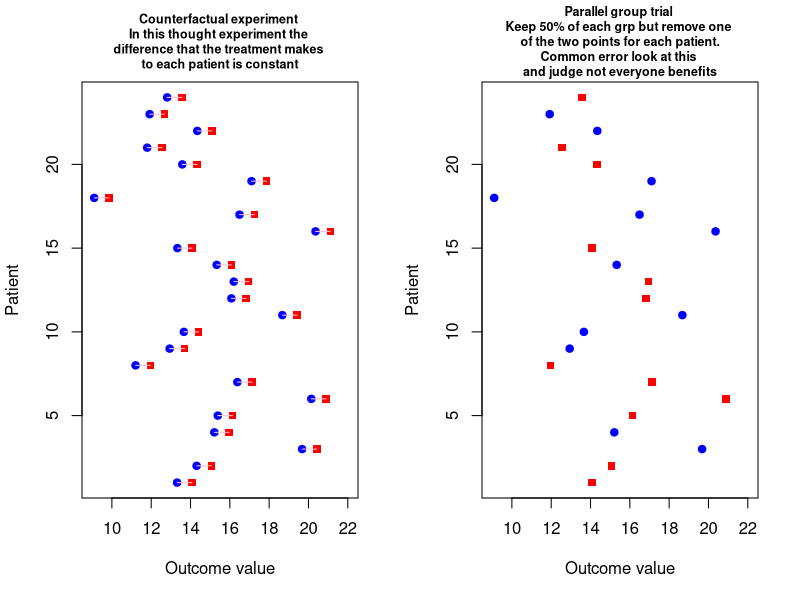

The R script that drew this image:
#Senn individual therapy

##odds ratio, reconstructing
pla<-.098*3837
trt<-.072*3837
pla.n<-(1-.098)*3837
trt.n<-(1-.072)*3837
(trt*pla.n)/(pla*trt.n)

#table 3, reconstructing
M<-as.table(rbind(c(2113, 1297),c((2113/85.2*100)-2113,
                                  (1297/95.6*100)-1297)))
dimnames(M) <- list(race = c("white","black"),
party = c("Dominant","Divergent"))
M
chisq.test(M)

M<-as.table(rbind(c(1099, 509),c((1099/44.3*100)-1099,
                                (509/37.5*100)-509)))
dimnames(M) <- list(race = c("MI","noMI"),
                    party = c("Dominant","Divergent"))
M
chisq.test(M)


M<-as.table(rbind(c(249, 102),c((249/10.2*100)-249,
                                  (102/7.6*100)-102)))
dimnames(M) <- list(race = c("CHF","noCHF"),
                    party = c("Dominant","Divergent"))
M
chisq.test(M)
###
##Stephen Senn responders
##http://errorstatistics.com/2014/07/26/s-senn-responder-despondency-myths-of-personalized-medicine-guest-post/
n<-24
set.seed(123)
x<-rnorm(n, 15, 3)
y<-x+rnorm(1,2,2)
id<-sort(rep( seq(1:n),1))
df<-as.data.frame(cbind(id,x, y))

#for plotting limits
l<-floor(min(x,y))
u<-ceiling(max(x,y))
grp1<-15
grp2<-19

#start plotting side by side
par(mfrow=c(1,2))
plot(id ~ x, main="Counterfactual experiment \nIn this thought experiment the \ndifference that the treatment makes \nto each patient is constant",  
     cex.main=.75,
     xlab="Outcome value", ylab="Patient", 
     col='blue'  , pch = grp2,    
       data=df , xlim=c(l,u)
)
points(id ~ y, col='red', pch = grp1)
#join up points
z<-seq(1,n, by=1)  
for(i in 1:length(z)) {
  q<-c(df$x[i], df$y[i])  
  segments( q[1],i, q[2], i, col='pink')
}
# Now the parallel group trial 
# randomly erasing one of the two points for each patient 
# on the left hand pane
# but keeping even no. on placebo and treatment
df1<-df

  j<-sample(id,length(id)/2, replace=F)
  k<-id[!id %in% j]
  df1$x[j]<-NA
  df1$y[k]<-NA

# for(i in 1:length(z)) {
#   ifelse(rbinom(1,1,0.5)==1, df1$x[i]<-NA, df1$y[i]<-NA)  
# }

plot(id ~ x, main="Parallel group trial \nKeep 50% of each grp but remove one \nof the two points for each patient.\nCommon error look at this \nand judge not everyone benefits",
     cex.main=.75, xlab="Outcome value", ylab="Patient", 
     col='blue'  , pch = grp2,    
     data=df1 , xlim=c(l,u) 
)

points(id ~ y, col='red', pch = grp1, data=df1)
#http://stackoverflow.com/questions/3932038/plot-a-legend-outside-of-the-plotting-area-in-base-graphics
par(xpd=NA)
legend(par()$usr[3],n*1.5,c("pla", "trt"), 
       pch = c(grp2,grp1), col = c('blue','red')  , bty="y"
)
# legend("topleft", 
#        inset=c(-0.2,0), legend=c("pla", "trt"), pch= c(grp2,grp1),
#        title="Group")
 par(mfrow=c(1,1))
##end
 
# t.test(x,y , paired=T)
#

mu<-apply(df,2,mean)
mu[3]-mu[2] 

mu<-apply(df1,2,mean, na.rm=T)
mu[3]-mu[2] 
t.test(x,y , paired=F, data=df1)
wilcox.test(x , y, data = df1,paired=F, conf.int = T)
mean(df1$x,na.rm=T)-mean(df1$y, na.rm=T)

 
